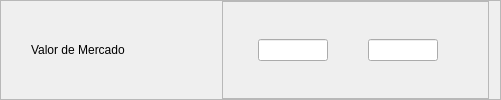
              <widget class="QFrame" name="fValor">
               <property name="frameShape">
                <enum>QFrame::StyledPanel</enum>
               </property>
               <property name="frameShadow">
                <enum>QFrame::Raised</enum>
               </property>
               <layout class="QHBoxLayout" name="horizontalLayout_86">
                <property name="leftMargin">
                 <number>30</number>
                </property>
                <property name="topMargin">
                 <number>0</number>
                </property>
                <property name="bottomMargin">
                 <number>0</number>
                </property>
                <item>
                 <widget class="QLabel" name="label_55">
                  <property name="minimumSize">
                   <size>
                    <width>185</width>
                    <height>0</height>
                   </size>
                  </property>
                  <property name="maximumSize">
                   <size>
                    <width>185</width>
                    <height>150</height>
                   </size>
                  </property>
                  <property name="styleSheet">
                   <string notr="true">font: 14pt &quot;Segoe UI&quot;;</string>
                  </property>
                  <property name="text">
                   <string>Valor de Mercado</string>
                  </property>
                  <property name="alignment">
                   <set>Qt::AlignLeading|Qt::AlignLeft|Qt::AlignVCenter</set>
                  </property>
                 </widget>
                </item>
                <item>
                 <widget class="QFrame" name="frame_69">
                  <property name="frameShape">
                   <enum>QFrame::StyledPanel</enum>
                  </property>
                  <property name="frameShadow">
                   <enum>QFrame::Raised</enum>
                  </property>
                  <layout class="QHBoxLayout" name="horizontalLayout_87">
                   <property name="spacing">
                    <number>0</number>
                   </property>
                   <property name="leftMargin">
                    <number>35</number>
                   </property>
                   <property name="topMargin">
                    <number>0</number>
                   </property>
                   <property name="rightMargin">
                    <number>50</number>
                   </property>
                   <property name="bottomMargin">
                    <number>0</number>
                   </property>
                   <item>
                    <widget class="QLineEdit" name="min_Valor">
                     <property name="maximumSize">
                      <size>
                       <width>70</width>
                       <height>16777215</height>
                      </size>
                     </property>
                     <property name="focusPolicy">
                      <enum>Qt::StrongFocus</enum>
                     </property>
                     <property name="alignment">
                      <set>Qt::AlignCenter</set>
                     </property>
                     <property name="placeholderText">
                      <string/>
                     </property>
                    </widget>
                   </item>
                   <item>
                    <spacer name="horizontalSpacer_42">
                     <property name="orientation">
                      <enum>Qt::Horizontal</enum>
                     </property>
                     <property name="sizeType">
                      <enum>QSizePolicy::Expanding</enum>
                     </property>
                     <property name="sizeHint" stdset="0">
                      <size>
                       <width>40</width>
                       <height>20</height>
                      </size>
                     </property>
                    </spacer>
                   </item>
                   <item>
                    <widget class="QLineEdit" name="max_Valor">
                     <property name="maximumSize">
                      <size>
                       <width>70</width>
                       <height>16777215</height>
                      </size>
                     </property>
                     <property name="focusPolicy">
                      <enum>Qt::StrongFocus</enum>
                     </property>
                     <property name="alignment">
                      <set>Qt::AlignCenter</set>
                     </property>
                     <property name="placeholderText">
                      <string/>
                     </property>
                    </widget>
                   </item>
                  </layout>
                 </widget>
                </item>
               </layout>
              </widget>
